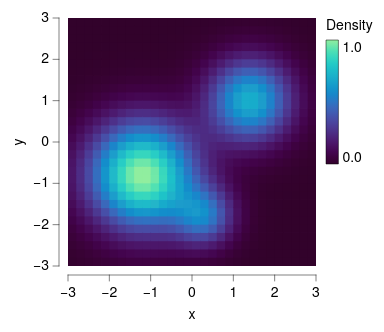

Vega-Lite specification stored for this chart:
### Vega-Lite specification from a JSON file in a GitHub repository (floating-point values rounded to 4 significant figures; data arrays with more than 128 entries replaced by an {"elided": "..."} marker saying what was removed)
{"background": null, "config": {"arc": {"fill": "#DBDBDB", "fillOpacity": 1.0, "innerRadius": 31.0, "padAngle": 0.03, "stroke": "black", "strokeOpacity": 1, "strokeWidth": 0.25}, "area": {"fill": "#DBDBDB", "fillOpacity": 1.0, "stroke": "black", "strokeOpacity": 1, "strokeWidth": 0.25}, "axis": {"domain": true, "domainCap": "round", "domainColor": "black", "domainWidth": 0.25, "grid": false, "gridCap": "round", "gridColor": "#F1F1F1", "gridDash": [0, 0], "gridOpacity": 1.0, "gridWidth": 0.25, "labelColor": "black", "labelFont": "Helvetica Neue, HelveticaNeue, Helvetica, Arial, sans-serif", "labelFontSize": 7, "labelFontStyle": "normal", "labelFontWeight": 400, "offset": 4.5, "ticks": true, "tickCap": "round", "tickColor": "black", "tickRound": false, "tickSize": 3, "tickWidth": 0.25, "titleColor": "black", "titleFont": "Helvetica Neue, HelveticaNeue, Helvetica, Arial, sans-serif", "titleFontSize": 7, "titleFontStyle": "normal", "titleFontWeight": 400}, "axisX": {"domain": true, "labelAlign": "center", "labelAngle": 0, "labels": true, "ticks": true, "translate": 0}, "axisY": {"domain": true, "labelAlign": "right", "labelAngle": 0, "labels": true, "ticks": true, "translate": 0}, "axisRight": {"domain": true, "labelAlign": "left", "labelAngle": 0, "labels": true, "ticks": true, "translate": 0}, "axisTop": {"domain": true, "labelAlign": "center", "labelAngle": 0, "labels": true, "ticks": true, "translate": 0}, "axisBand": {"tickOffset": 0}, "bar": {"fill": "#DBDBDB", "fillOpacity": 1.0, "stroke": "black", "strokeOpacity": 1, "strokeWidth": 0.25}, "boxplot": {"size": 11.16, "ticks": {"cornerRadius": 0.25, "fill": "black", "opacity": 1, "size": 5.58, "thickness": 0.25}, "box": {"fillOpacity": 1.0, "stroke": "black", "strokeOpacity": 1, "strokeWidth": 0.25}, "median": {"cornerRadius": 0, "fill": "black", "fillOpacity": 1.0, "opacity": 1, "size": 11.16, "thickness": 0.25}, "rule": {"fill": "black", "fillOpacity": 1.0, "size": 12.4, "stroke": "black", "strokeDash": [0, 0], "strokeOpacity": 1, "strokeWidth": 0.25}, "outliers": {"color": "black", "fill": "black", "fillOpacity": 1.0, "size": 0, "stroke": "black", "strokeOpacity": 1, "strokeWidth": 0.25}}, "circle": {"fill": "black", "fillOpacity": 1.0, "size": 1.55, "stroke": null, "strokeOpacity": 1, "strokeWidth": 0.25}, "errorband": {"band": {"fillOpacity": 0.6, "stroke": null, "strokeWidth": 0.25, "strokeOpacity": 1}, "borders": {"opacity": 0, "strokeOpacity": 0.25, "strokeWidth": 1}}, "errorbar": {"opacity": 1, "rule": {"strokeDash": [0, 0], "strokeWidth": 0.25}, "ticks": {"color": "black", "cornerRadius": 0.125, "opacity": 1, "size": 7.44, "thickness": 0.25}, "thickness": 0.25}, "font": "Helvetica Neue, HelveticaNeue, Helvetica, Arial, sans-serif", "geoshape": {"fill": "#DBDBDB", "fillOpacity": 1.0, "stroke": "black", "strokeOpacity": 1, "strokeWidth": 0.25}, "header": {"labelColor": "black", "labelFont": "Helvetica Neue, HelveticaNeue, Helvetica, Arial, sans-serif", "labelFontSize": 7, "labelFontStyle": "normal", "labelFontWeight": 400, "titleColor": "black", "titleFont": "Helvetica Neue, HelveticaNeue, Helvetica, Arial, sans-serif", "titleFontSize": 7, "titleFontStyle": "normal", "titleFontWeight": 400, "titlePadding": 0}, "legend": {"disable": false, "offset": 4.5, "titlePadding": 4, "labelOffset": 2, "gradientLabelOffset": 2, "gradientLength": 62.0, "gradientThickness": 6.2, "gradientOpacity": 1.0, "gradientStrokeColor": "black", "gradientStrokeWidth": 0.25, "labelColor": "black", "labelFont": "Helvetica Neue, HelveticaNeue, Helvetica, Arial, sans-serif", "labelFontSize": 7, "labelFontStyle": "normal", "labelFontWeight": 400, "strokeColor": "black", "strokeWidth": 0, "symbolSize": 42, "symbolStrokeColor": "black", "symbolStrokeWidth": 0.25, "titleColor": "black", "titleFont": "Helvetica Neue, HelveticaNeue, Helvetica, Arial, sans-serif", "titleFontSize": 7, "titleFontStyle": "normal", "titleFontWeight": 400}, "line": {"color": "black", "stroke": "black", "strokeCap": "butt", "strokeDash": [0, 0], "strokeOpacity": 1, "strokeWidth": 0.5}, "point": {"filled": true, "fill": "#DBDBDB", "fillOpacity": 1.0, "size": 6.2, "stroke": "black", "strokeOpacity": 1, "strokeWidth": 0.25}, "range": {"category": ["#B2B2B2", "#636363", "#4A7CD3", "#008542", "#382864", "#509F98", "#284F93", "#005226", "#A398D6", "#173633"], "diverging": {"scheme": ["#443E60", "#5F597E", "#7C759B", "#9994B6", "#B7B4CC", "#D6D5DC", "#F6F6F6", "#D1DAD9", "#A4C2BF", "#7AA9A4", "#578E89", "#37736E", "#1B5954"]}, "heatmap": {"scheme": ["#32022B", "#43044D", "#4C196E", "#4D338C", "#484DA6", "#3A68BB", "#1D83CA", "#1D9CCB", "#23B5C9", "#28CDC5", "#4DE0B4", "#91EE9F"]}, "ordinal": {"scheme": ["#F1F1F1", "#DBDBDB", "#C6C6C6", "#B2B2B2", "#9D9D9D", "#898989", "#767676", "#636363", "#515151", "#404040", "#2F2F2F", "#1F1F1F"]}, "ramp": {"scheme": ["#32022B", "#43044D", "#4C196E", "#4D338C", "#484DA6", "#3A68BB", "#1D83CA", "#1D9CCB", "#23B5C9", "#28CDC5", "#4DE0B4", "#91EE9F"]}}, "rule": {"color": "black", "stroke": "black", "strokeCap": "round", "strokeDash": [2, 2], "strokeOpacity": 1, "strokeWidth": 0.25}, "scale": {"bandPaddingInner": 0.1, "bandPaddingOuter": 0.1, "round": false}, "rect": {"fill": "#DBDBDB", "fillOpacity": 1.0, "stroke": "black", "strokeOpacity": 1, "strokeWidth": 0.25}, "square": {"fill": "#DBDBDB", "fillOpacity": 1.0, "size": 12.4, "stroke": "black", "strokeOpacity": 1, "strokeWidth": 0.25}, "text": {"color": "black", "font": "Helvetica Neue, HelveticaNeue, Helvetica, Arial, sans-serif", "fontSize": 7, "fontStyle": "normal", "fontWeight": 400}, "tick": {"color": "black", "cornerRadius": 0.125, "opacity": 1.0, "size": 11.16, "thickness": 0.25}, "title": {"anchor": "middle", "frame": "group", "color": "black", "font": "Helvetica Neue, HelveticaNeue, Helvetica, Arial, sans-serif", "fontSize": 7, "fontStyle": "normal", "fontWeight": 400, "subtitleColor": "black", "subtitleFont": "Helvetica Neue, HelveticaNeue, Helvetica, Arial, sans-serif", "subtitleFontSize": "Helvetica Neue, HelveticaNeue, Helvetica, Arial, sans-serif", "subtitleFontStyle": "normal", "subtitleFontWeight": 400}, "trail": {"color": "black", "opacity": 1, "size": 0.5}, "view": {"continuousWidth": 124, "continuousHeight": 124, "discreteWidth": 124, "discreteHeight": 124, "fill": null, "stroke": null, "strokeWidth": 0.25}}, "data": {"name": "data-ba0412ef80218ea38e3c8f5f8b522309"}, "mark": {"type": "rect", "clip": true, "stroke": null}, "encoding": {"color": {"field": "density", "title": "Density", "type": "quantitative"}, "x": {"axis": {"values": [-3, -2, -1, 0, 1, 2, 3]}, "field": "x0", "scale": {"domain": [-3, 3], "nice": false}, "title": "x", "type": "quantitative"}, "x2": {"field": "x1"}, "y": {"axis": {"values": [-3, -2, -1, 0, 1, 2, 3]}, "field": "y0", "scale": {"domain": [-3, 3], "nice": false}, "title": "y", "type": "quantitative"}, "y2": {"field": "y1"}}, "$schema": "https://vega.github.io/schema/vega-lite/v6.4.1.json", "datasets": {"data-ba0412ef80218ea38e3c8f5f8b522309": {"elided": "900 records"}}}
